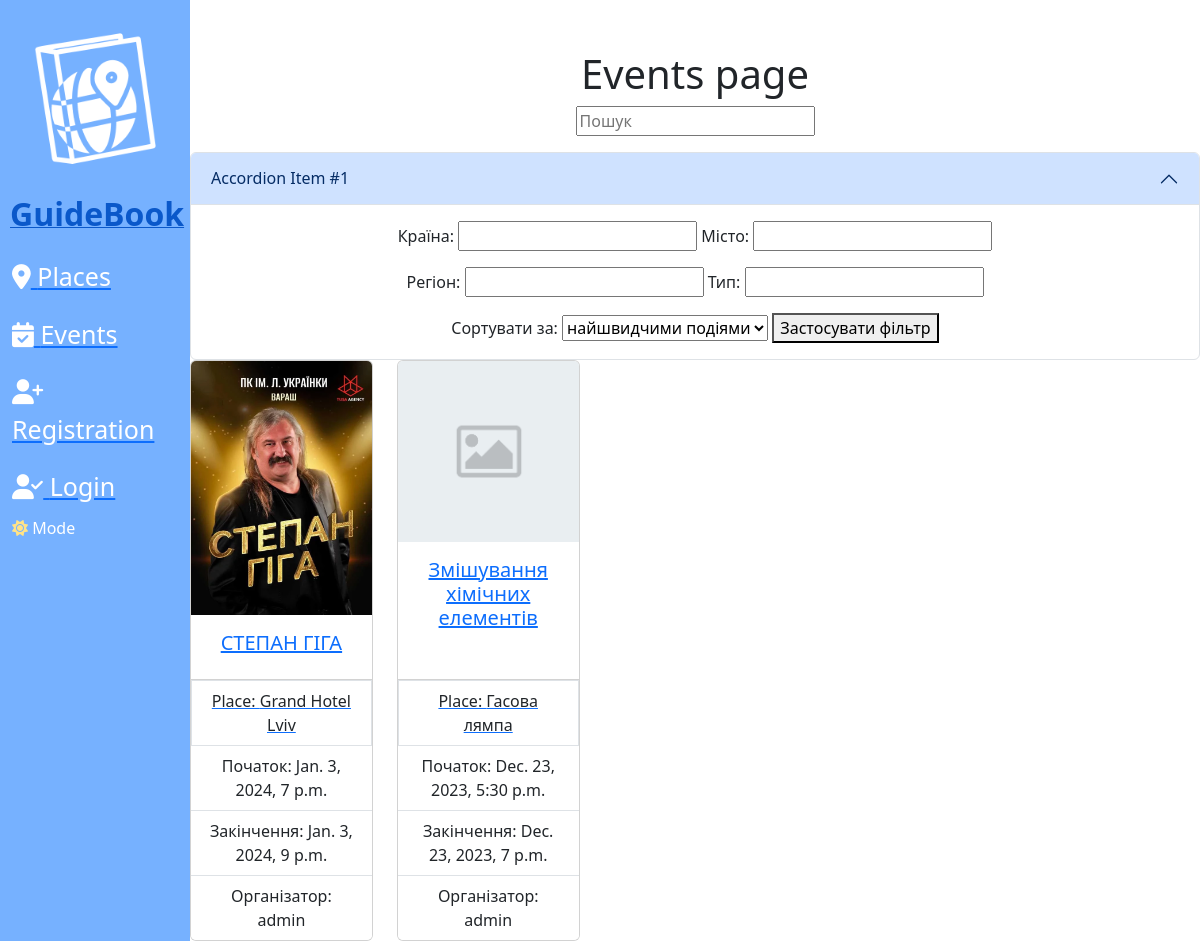
Screenshot of /events/ with the database file from the repository.
### main/models.py (models this page shows, shortened)
class Event(models.Model):
    place = models.ForeignKey(Place, on_delete=models.CASCADE)
    owner = models.ForeignKey(settings.AUTH_USER_MODEL, on_delete=models.CASCADE)
    name = models.CharField('Назва', max_length=255)
    type = models.CharField('Тип', max_length=255, default='Не вказано')
    description = models.TextField('Опис')
    datetime_start = models.DateTimeField('Дата та час початку', default=timezone.now)
    datetime_end = models.DateTimeField('Дата та час закінчення', default=timezone.now)
    country = models.CharField('Країна', max_length=255, default='Україна')
    region = models.CharField('Регіон, область', max_length=255, default='Львівська область')
    city = models.CharField('Місто, населений пункт', max_length=255, default='Львів')
    latitude = models.FloatField('Широта', default=0)
    longitude = models.FloatField('Довгота', default=0)
    image = models.ImageField(upload_to='images/event/', default='default.jpg')

class Place(models.Model):
    name = models.CharField('Назва', max_length=255)
    kind = models.CharField('Вид', max_length=255)
    type = models.CharField('Тип', max_length=255)
    average_review_score = models.FloatField('Середня оцінка відгуків', default=0)
    description = models.TextField('Опис')
    country = models.CharField('Країна', max_length=255, default='Україна')
    region = models.CharField('Регіон, область', max_length=255, default='Львівська область')
    city = models.CharField('Місто, населений пункт', max_length=255, default='Львів')
    latitude = models.FloatField('Широта', default=0)
    longitude = models.FloatField('Довгота', default=0)
    total_reviews = models.IntegerField('Кількість відгуків', default=0)
    total_score = models.IntegerField('Загальна оцінка', default=0)
    image = models.ImageField(upload_to='images/place/', default='default.jpg')
    def __str__(self):
        return self.name

class CustomUser(AbstractUser):
    date_of_birth = models.DateField(null=True, blank=True)
    GENDER_CHOICES = [
        ('M', 'Male'),
        ('F', 'Female'),
        ('O', 'Other'),
    ]
    gender = models.CharField(max_length=1, choices=GENDER_CHOICES, null=True, blank=True)

### main/views.py (the view)
# urls.py: path('events/', views.events_page, name='events'),
def events_page(request):
    events = Event.objects.all()
    country = request.GET.get('country')
    city = request.GET.get('city')
    region = request.GET.get('region')
    type = request.GET.get('type')
    start_date = request.GET.get('start_date')
    end_date = request.GET.get('end_date')
    order_by = request.GET.get('order_by')
    search = request.GET.get('search')
    if country:
        events = events.filter(place__country=country)
    if city:
        events = events.filter(place__city=city)
    if region:
        events = events.filter(place__region=region)
    if type:
        events = events.filter(type=type)
    if start_date:
        events = events.filter(datetime_start__gte=start_date)
    if end_date:
        events = events.filter(datetime_end__lte=end_date)
    if search:
        events = events.filter(name__icontains=search)
    if order_by == 'desc':
        events = events.order_by('-datetime_start')
    elif order_by == 'asc':
        events = events.order_by('datetime_start')
    return render(request, 'main/events.html', {'events': events})

### main/templates/main/events.html (shortened to what this page needs)
{% extends 'main/layout.html' %}
{% block content %}
    <div class="content">
        <h1>Events page</h1>
        <form action="{% url 'events' %}" method="get">
            <p>
                <input type="text" id="search" name="search" placeholder="Пошук">
            </p>
            <div class="accordion" id="accordionExample">
                <div class="accordion-item">
                  <h2 class="accordion-header">
                    <button class="accordion-button" type="button" data-bs-toggle="collapse" data-bs-target="#collapseOne" aria-expanded="true" aria-controls="collapseOne">
                      Accordion Item #1
                    </button>
                  </h2>
                  <div id="collapseOne" class="accordion-collapse collapse show" data-bs-parent="#accordionExample">
                    <div class="accordion-body">
                        <p>
                            <label for="county">Країна:</label>
                            <input type="text" id="county" name="county">
                            <label for="city">Місто:</label>
                            <input type="text" id="city" name="city">
                        </p>
                        <p>
                            <label for="region">Регіон:</label>
                            <input type="text" id="region" name="region">
                            <label for="type">Тип:</label>
                            <input type="text" id="type" name="type">
                        </p>
                        <label for="order_by">Сортувати за:</label>
                        <select id="order_by" name="order_by">
                            <option value="asc">найшвидчими подіями</option>
                        </select>
                        <button type="submit">Застосувати фільтр</button>
                    </div>
                  </div>
                </div>
            </div>
        </form>
        <div class="row">
            {% for event in events %}
                <div class="col-md-4-mb-4">
                    <div class="card">
                        <a href="{% url 'event-detail' event.id %}">
                            <img src="{{ event.image.url }}" class="card-img-top" alt="{{ event.name }}">
                        </a>
                        <div class="card-body">
                            <a href="{% url 'event-detail' event.id %}">
                                <h5 class="card-title">{{ event.name }}</h5>
                            </a>
                        </div>
                        <ul class="list-group list-group-flush">
                            <a href="{% url 'place-detail' event.place.id %}">
                                <li class="list-group-item">Place: {{ event.place }}</li>
                            </a>
                            <li class="list-group-item">Початок: {{ event.datetime_start }}</li>
                            <li class="list-group-item">Закінчення: {{ event.datetime_end }}</li>
                            <li class="list-group-item">Організатор: {{ event.owner }}</li>
                        </ul>
                    </div>
                </div>
            {% endfor %}
        </div>
    </div>
{% endblock %}

### main/static/main/css/main.css (style rules this page uses)
body { transition: background-color 0.5s ease; background: rgb(255, 255, 255); }
body .content { margin-top: 50px; text-align: center; width: calc(100% - 190px); float: left; margin-left: 190px; }
body .card { height: 100%; width: 100%; }
.card-img-top { height: 100%; width: 100%; }
body .col-md-4-mb-4 { width: 20%; }

### rows the page displays
Event: image (picture), name "СТЕПАН ГІГА", place "Grand Hotel Lviv", datetime_start "Jan. 3, 2024, 7 p.m.", datetime_end "Jan. 3, 2024, 9 p.m.", owner "admin"
Event: image (placeholder picture), name "Змішування хімічних елементів", place "Гасова лямпа", datetime_start "Dec. 23, 2023, 5:30 p.m.", datetime_end "Dec. 23, 2023, 7 p.m.", owner "admin"
